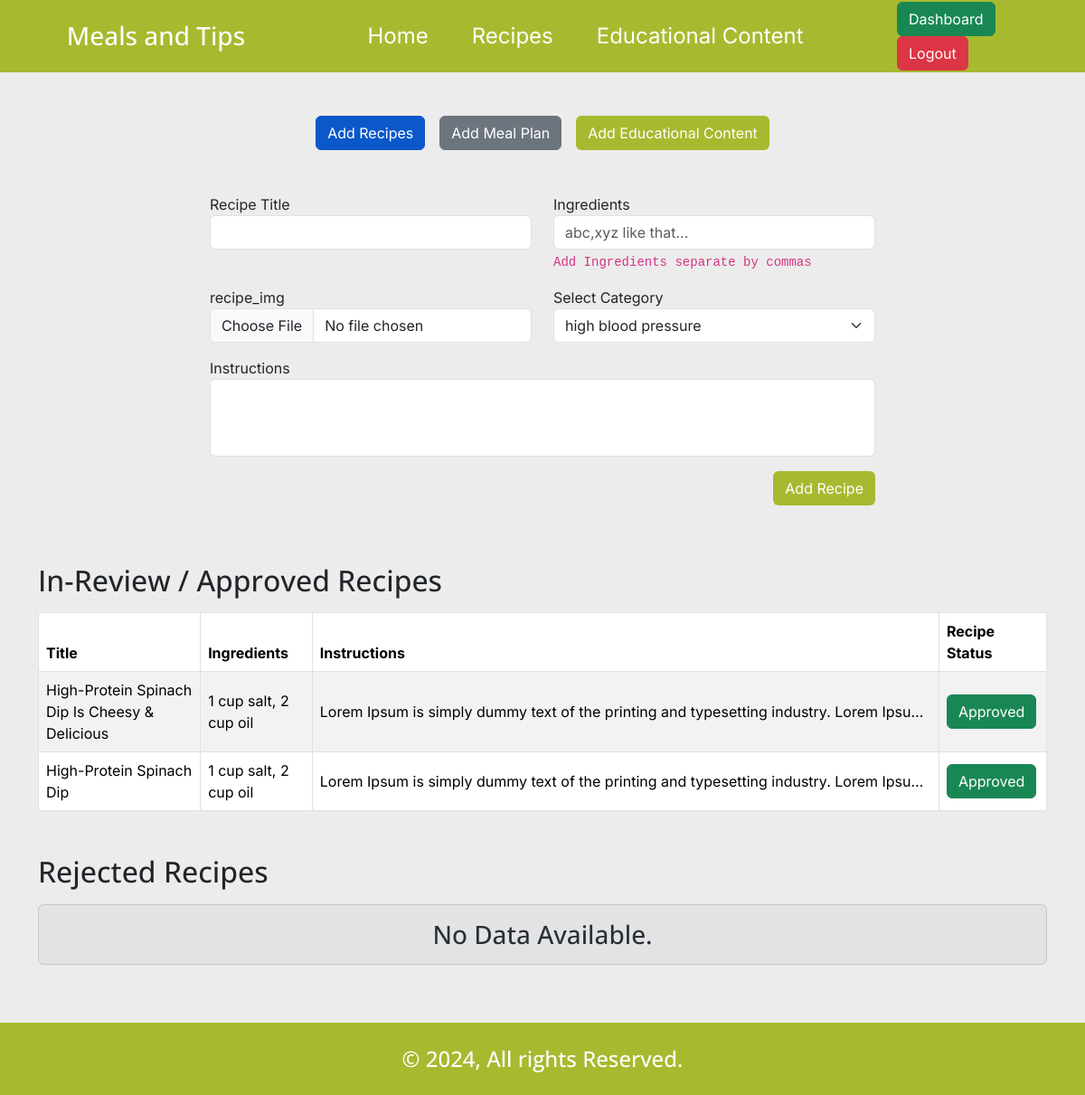
The page /nutritionistDashboard.php (signed in) on the database as committed earlier.
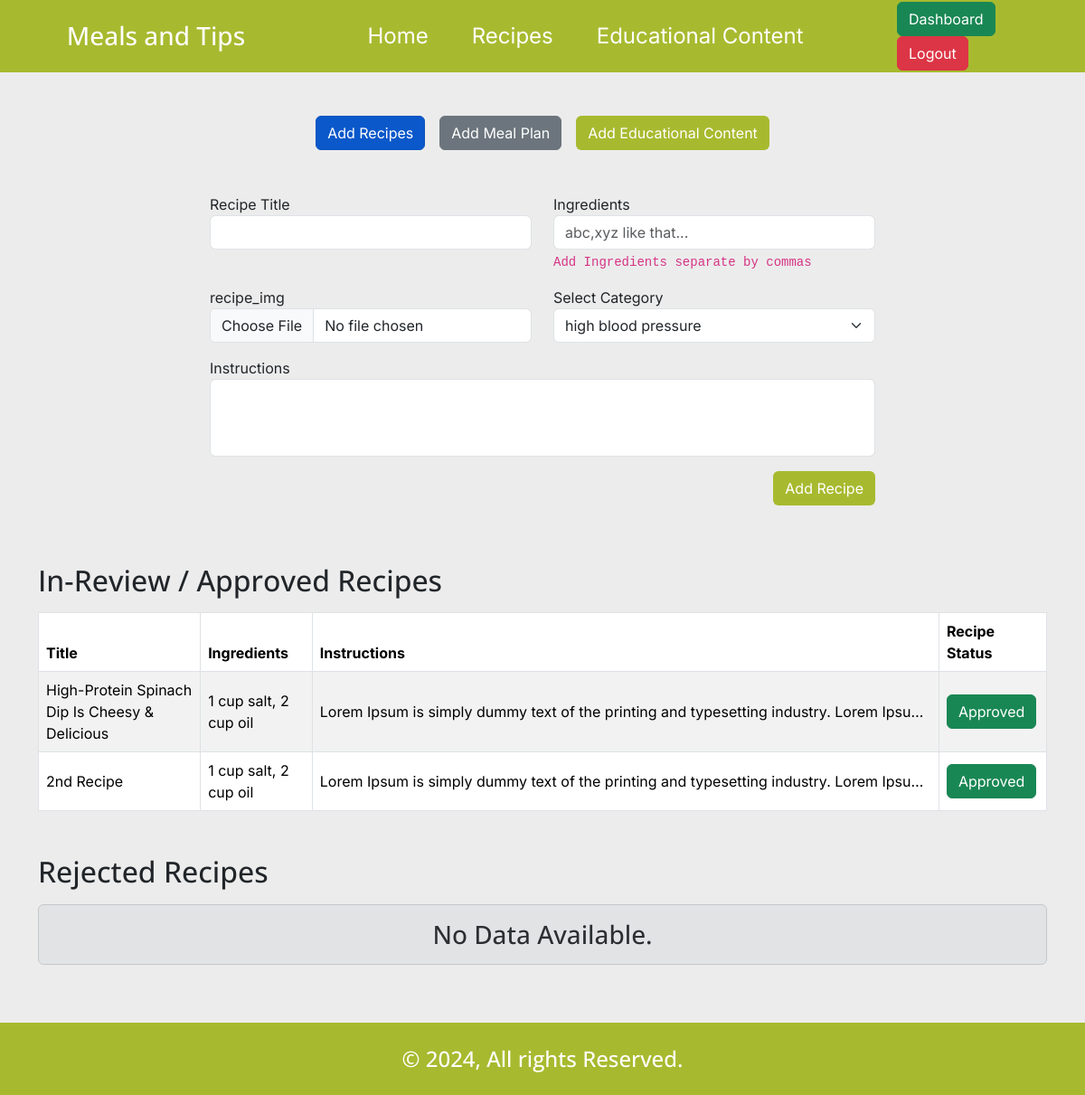
The same page on the database as committed later.
### tables this page shows
CREATE TABLE `recipes` (
  `id` int(11) NOT NULL,
  `recipe_title` varchar(255) NOT NULL,
  `ingredients` text NOT NULL,
  `instructions` text NOT NULL,
  `nutritionist_id` int(11) NOT NULL,
  `cat_id` int(11) NOT NULL,
  `recipe_status` enum('0','1','2') NOT NULL DEFAULT '0',
  `recipe_img` text DEFAULT NULL
);

### core/database.php (called while the page is built, shortened)
<?php
if (isset($_SESSION['user'])) {
    $userID = $_SESSION['user'];
}

### nutritionistDashboard.php (the view, shortened to what the changed rows need)
<?php
require_once 'core/database.php';
?>
<!DOCTYPE html>
<html lang="en">
<head>
    <?php include 'includes/external_css.php'; ?>
    <link rel="stylesheet" href="css/style.min.css">
</head>
<body id="nutritionistDashboard">
    <div class="container mx-auto mt-5 min-h-800">
        <div class="row content-wrapper">
            <div class="col-12 mx-auto mt-4">
                <div class="row mt-5">
                    <div class="col-12 mb-3">
                        <h2 class="my-3">In-Review / Approved Recipes</h2>
                        <?php
                        $getRecipe_Q = $db->query("CALL `get_recipes_list_review_or_approved_by_id`($userID)");
                        if (mysqli_num_rows($getRecipe_Q) > 0):
                        ?>
                            <table id="example" class="align-middle table table-striped table-bordered">
                                <thead>
                                    <tr>
                                        <th>Title</th>
                                        <th>Ingredients</th>
                                        <th>Instructions</th>
                                        <th>Recipe Status</th>
                                    </tr>
                                </thead>
                                <tbody>
                                    <?php while ($recipe_list = mysqli_fetch_object($getRecipe_Q)): ?>
                                        <tr>
                                            <td><?= $recipe_list->recipe_title ?></td>
                                            <td><?= $recipe_list->ingredients ?></td>
                                            <td><span title="<?= $recipe_list->instructions ?>" class="line-clamp-1"><?= $recipe_list->instructions ?></span></td>
                                            <td>
                                                <?php if ($recipe_list->recipe_status == '0'): ?>
                                                    <span class="btn btn-secondary">In-Review</span>
                                                <?php else: ?>
                                                    <span class="btn btn-success">Approved</span>
                                                <?php endif; ?>
                                            </td>
                                        </tr>
                                    <?php endwhile; ?>
                                </tbody>
                            </table>
                        <?php else: ?>
                            <h3 class="alert alert-secondary text-center">No Data Available.</h3>
                        <?php endif;
                        $db->next_result(); ?>
                    </div>
                    <div class="col-12 mb-5">
                        <h2 class="my-3">Rejected Recipes</h2>
                    </div>
                </div>
            </div>
        </div>
    </div>
</body>
</html>

Rows that differ between the two databases and show on the page:
changed recipes: recipe_title "High-Protein Spinach Dip" → "2nd Recipe"
